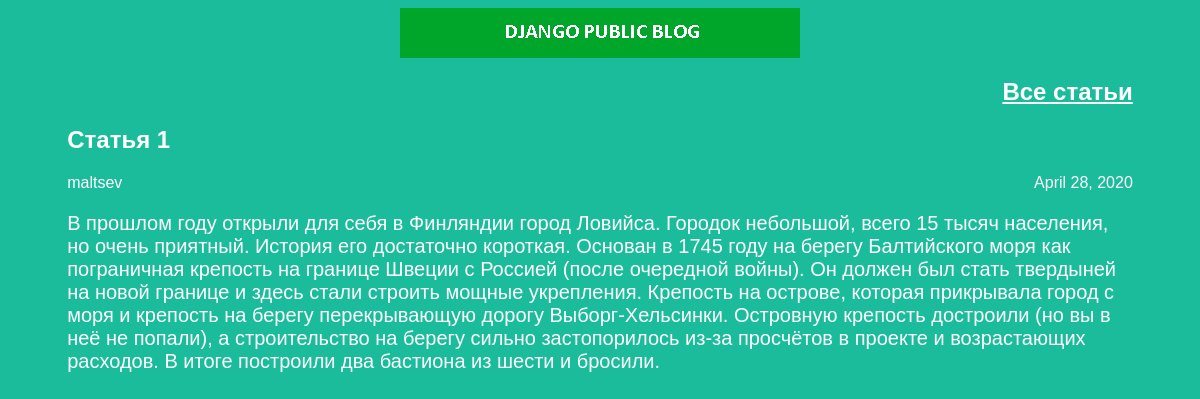
The app's page /article/1 with its own data.
### articles/models.py (models this page shows, shortened)
class Article(models.Model):
    title = models.CharField(max_length=200)
    author = models.ForeignKey(User, on_delete=models.CASCADE)
    text = models.TextField()
    created_date = models.DateField(auto_now_add=True)

### articles/views.py (the view)
# urls.py: re_path(r'^article/(?P<article_id>\d+)$', views.get_article, name='get_article'),
def get_article(request, article_id):
    try:
        post = Article.objects.get(id=article_id)
        return render(request, 'article.html', {"post": post})
    except Article.DoesNotExist:
        raise Http404

### articles/templates/article.html (shortened to what this page needs)
<!DOCTYPE html>
<html>
	<head>
		<link rel="stylesheet" href="{{ STATIC_URL }}/static/css/article.css">
	</head>
	<body>
		{% load static %}
        	<div class="header"><img src="{% static 'img/logo.png' %}" alt="Logo" /></div>
		<div class="article">
			<div class="all-articles">
				<h2><a href="/">Все статьи</a></h2>
        		</div>
			<div class="one-post">
				<h2 class="post-title">{{ post.title }}</h2>
				<div class="article-info">
					<div class="article-author">{{ post.author.username }}</div>
					<div class="article-created-date">{{ post.created_date }}</div>
				</div>
				<p class="article-text">{{ post.text }}</p>
			</div>
		</div>
	</body>
</html>

### articles/static/css/article.css (style rules this page uses)
body { background: #1abc9c; font-family: Tahoma, Arial, sans-serif; color: #ffffff; }
.all-articles { text-align: right; }
.article { color: #ffffff; width: 90%; margin-left: auto; margin-right: auto; }
.article-author { width: 50%; float: left; }
.article-created-date { text-align: right; }
.header img { display: block; width: 400px; height: 50px; margin-left: auto; margin-right: auto; }
a { color: white; }
p, h4 { font-size: 20px; margin-bottom: 0; }
img { height: 300px; width: auto; }

### records on screen
Article: title "Статья 1", author.username "maltsev", created_date "April 28, 2020", text "В прошлом году открыли для себя в Финляндии город Ловийса. Городок небольшой, всего 15 тысяч населения, но очень приятный. История его достаточно короткая. Основан в 1745 году на берегу Балтийского моря как пограничная крепость на границе Швеции с Россией (после очередной войны). Он должен был стать твердыней на новой границе и здесь стали строить мощные укрепления. Крепость на острове, которая прикрывала город с моря и крепость на берегу перекрывающую дорогу Выборг-Хельсинки. Островную крепость достроили (но вы в неё не попали), а строительство на берегу сильно застопорилось из-за просчётов в проекте и возрастающих расходов. В итоге построили два бастиона из шести и бросили."
